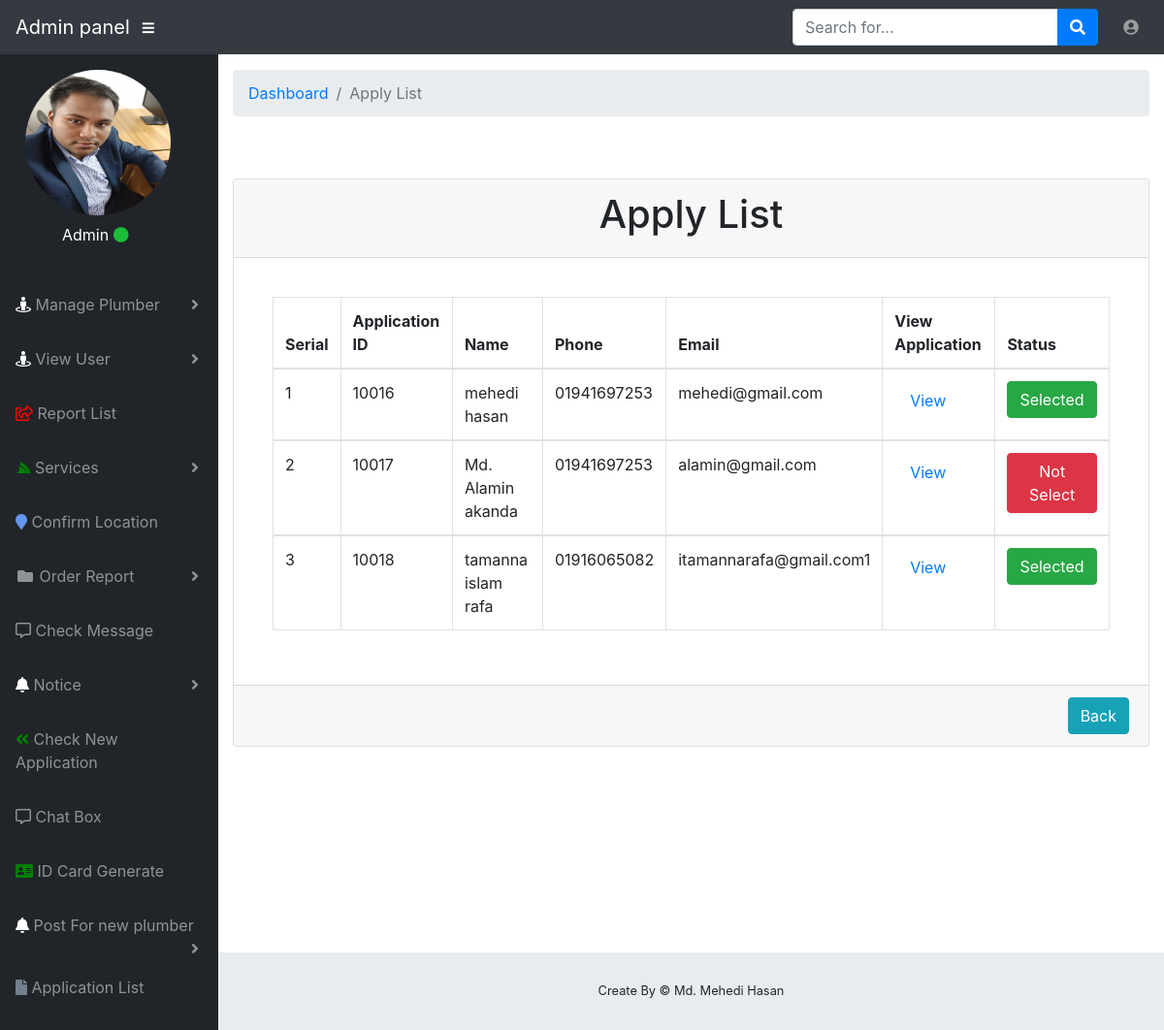
Page /admin/application.php (signed in) on the committed database.
### tables this page shows
CREATE TABLE `apply_plumber` (
  `id` int(11) NOT NULL,
  `first_name` varchar(30) NOT NULL,
  `last_name` varchar(30) NOT NULL,
  `email` varchar(30) NOT NULL,
  `phone` varchar(20) NOT NULL,
  `parm_address` varchar(255) NOT NULL,
  `pres_address` varchar(255) NOT NULL,
  `nid` varchar(17) NOT NULL,
  `service` varchar(255) NOT NULL,
  `dob` date NOT NULL,
  `gender` varchar(255) NOT NULL,
  `expreance` varchar(255) NOT NULL,
  `image` varchar(255) NOT NULL,
  `status` int(11) NOT NULL
);

### admin/application.php (the view, shortened to what this page needs)
<?php
require_once '../php/db_connect.php';
?>
<?php include "front/header.php"; ?>
<body id="page-top">
<?php include "front/nav.php";?>
<div id="wrapper">
    <?php include "front/sidebar.php";?>
    <div id="content-wrapper">
        <div class="container-fluid">
            <ol class="breadcrumb">
                <li class="breadcrumb-item">
                    <a href="#">Dashboard</a>
                </li>
                <li class="breadcrumb-item active">Apply List</li>
            </ol>
            <div class="row">
                <div class="col-md-12 mx-auto mt-5">
                    <div class="card">
                        <div class="card-header">
                            <h1 class="text-center">Apply List</h1>
                            <?php
                            $sql = "SELECT * FROM apply_plumber";
                            $result = mysqli_query($connect, $sql);
                            ?>
                        </div>
                        <div class="card-body">
                            <div class="card-body">
                                <div class="table-responsive">
                                    <table class="table table-bordered" id="myTable" width="100%" cellspacing="0">
                                        <thead>
                                        <tr>
                                            <th> Serial</th>
                                            <th> Application ID</th>
                                            <th> Name</th>
                                            <th> Phone</th>
                                            <th> Email</th>
                                            <th> View Application</th>
                                            <th> Status</th>
                                        </tr>
                                        </thead>
                                        <?php $i =1; while ($row = $result->fetch_assoc()) {?>
                                            <tbody>
                                            <tr>
                                                <td><?php echo $i++; ?></td>
                                                <td><?php echo $row['id']; ?></td>
                                                <td><?php echo $row['first_name']; ?> <?php echo $row['last_name']; ?></td>
                                                <td><?php echo $row['phone']; ?></td>
                                                <td><?php echo $row['email']; ?></td>
                                                <td>
                                                    <a href="application_plumber.php?app_id=<?php echo $row['id'];?>" class="nav-link"> View</a>
                                                </td>
                                                <td>
                                                    <?php
                                                        $status = $row['status'];
                                                        if (($status) == '0'){?>
                                                            <a href="apprope_plumber.php?status=<?php echo $row['id']?>" class="btn btn-danger"> Not Select</a>
                                                            <?php
                                                        }
                                                        if (($status) == '1'){?>
                                                            <a href="" class="btn btn-success"> Selected</a>
                                                            <?php
                                                        }
                                                    ?>
                                                </td>
                                            </tr>
                                            </tbody>
                                        <?php }?>
                                    </table>
                                </div>
                            </div>
                        </div>
                        <div class="card-footer">
                            <a href="admin_dashboard.php" class="float-right"><button type="button" class="btn btn-info">Back</button></a>
                        </div>
                    </div>
                </div>
            </div>
        </div>
        <footer class="sticky-footer">
            <div class="container my-auto">
                <div class="copyright text-center my-auto">
                    <span>Create By © Md. Mehedi Hasan</span>
                </div>
            </div>
        </footer>
    </div>
</div>
</body>
</html>

### rows in the picture
apply_plumber: id "10016", first_name "mehedi", last_name "hasan", phone "01941697253", email "mehedi@gmail.com", status "Selected"
apply_plumber: id "10017", first_name "Md. Alamin", last_name "akanda", phone "01941697253", email "alamin@gmail.com"
apply_plumber: id "10018", first_name "tamanna", last_name "islam rafa", phone "01916065082", email "itamannarafa@gmail.com1", status "Selected"
